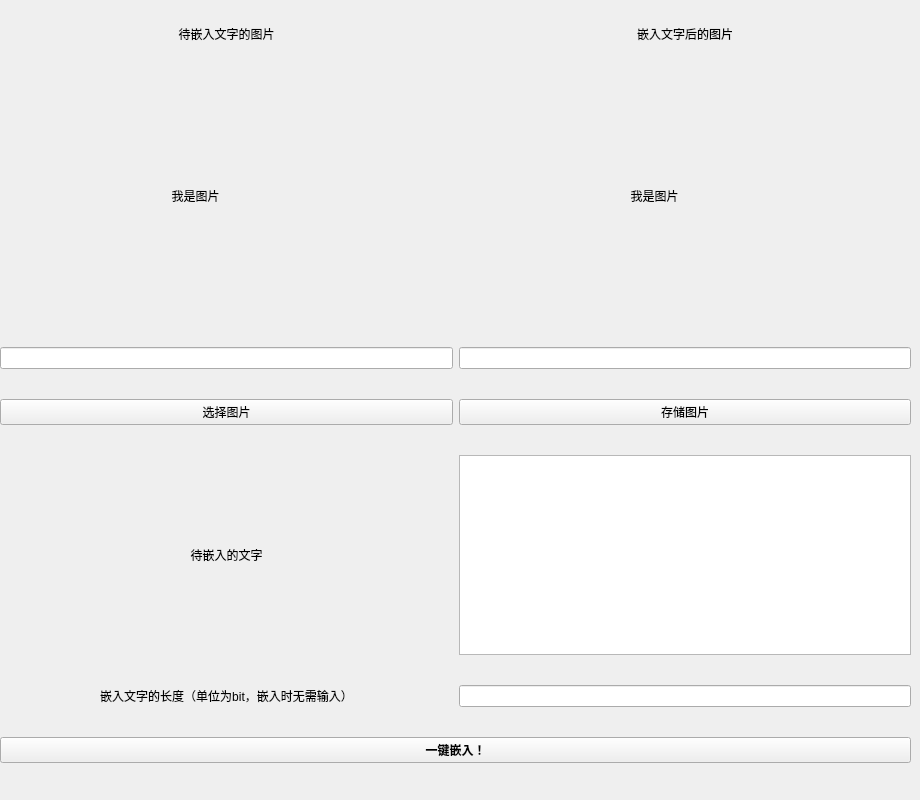
      <widget class="QWidget" name="page_41">
       <widget class="QWidget" name="gridLayoutWidget_26">
        <property name="geometry">
         <rect>
          <x>0</x>
          <y>0</y>
          <width>911</width>
          <height>791</height>
         </rect>
        </property>
        <layout class="QGridLayout" name="gridLayout_29">
         <item row="1" column="0">
          <widget class="QLabel" name="label_148">
           <property name="maximumSize">
            <size>
             <width>391</width>
             <height>243</height>
            </size>
           </property>
           <property name="text">
            <string>我是图片</string>
           </property>
           <property name="alignment">
            <set>Qt::AlignCenter</set>
           </property>
          </widget>
         </item>
         <item row="1" column="1">
          <widget class="QLabel" name="label_146">
           <property name="maximumSize">
            <size>
             <width>391</width>
             <height>243</height>
            </size>
           </property>
           <property name="text">
            <string>我是图片</string>
           </property>
           <property name="alignment">
            <set>Qt::AlignCenter</set>
           </property>
          </widget>
         </item>
         <item row="6" column="0" colspan="2">
          <widget class="QPushButton" name="pushButton_100">
           <property name="font">
            <font>
             <family>宋体</family>
             <weight>75</weight>
             <italic>false</italic>
             <bold>true</bold>
            </font>
           </property>
           <property name="text">
            <string>一键嵌入！</string>
           </property>
          </widget>
         </item>
         <item row="2" column="0">
          <widget class="QLineEdit" name="lineEdit_42"/>
         </item>
         <item row="3" column="0">
          <widget class="QPushButton" name="pushButton_98">
           <property name="text">
            <string>选择图片</string>
           </property>
          </widget>
         </item>
         <item row="2" column="1">
          <widget class="QLineEdit" name="lineEdit_41"/>
         </item>
         <item row="3" column="1">
          <widget class="QPushButton" name="pushButton_99">
           <property name="text">
            <string>存储图片</string>
           </property>
          </widget>
         </item>
         <item row="0" column="0">
          <widget class="QLabel" name="label_149">
           <property name="maximumSize">
            <size>
             <width>16777215</width>
             <height>20</height>
            </size>
           </property>
           <property name="text">
            <string>待嵌入文字的图片</string>
           </property>
           <property name="alignment">
            <set>Qt::AlignCenter</set>
           </property>
          </widget>
         </item>
         <item row="5" column="0">
          <widget class="QLabel" name="label_151">
           <property name="text">
            <string>嵌入文字的长度（单位为bit，嵌入时无需输入）</string>
           </property>
           <property name="alignment">
            <set>Qt::AlignCenter</set>
           </property>
          </widget>
         </item>
         <item row="0" column="1">
          <widget class="QLabel" name="label_147">
           <property name="maximumSize">
            <size>
             <width>16777215</width>
             <height>20</height>
            </size>
           </property>
           <property name="text">
            <string>嵌入文字后的图片</string>
           </property>
           <property name="alignment">
            <set>Qt::AlignCenter</set>
           </property>
          </widget>
         </item>
         <item row="4" column="0">
          <widget class="QLabel" name="label_145">
           <property name="text">
            <string>待嵌入的文字</string>
           </property>
           <property name="alignment">
            <set>Qt::AlignCenter</set>
           </property>
          </widget>
         </item>
         <item row="4" column="1">
          <widget class="QTextEdit" name="textEdit_22">
           <property name="maximumSize">
            <size>
             <width>16777215</width>
             <height>200</height>
            </size>
           </property>
          </widget>
         </item>
         <item row="5" column="1">
          <widget class="QLineEdit" name="lineEdit_45"/>
         </item>
        </layout>
       </widget>
      </widget>
